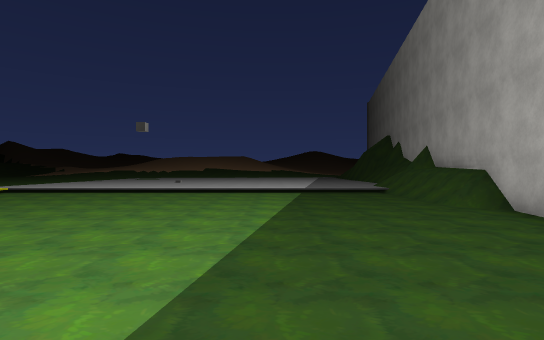
view 1 (above)

18 first-person views from a walk through a Unity game level. The camera is 1.5 m above the floor, looks level and sees 80° across. The floor is counted in squares, 2 m on a side. Each view is taken from the middle of a square. On the plan, view 1 faces up. The plan holds only what a view shows up to about 11 squares ahead; the rest is blank. The place goes on beyond the plan. The player character is not drawn. Some surface patterns are stand-ins.

view 2
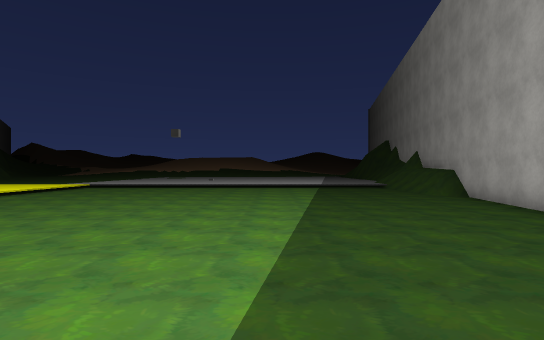

view 3
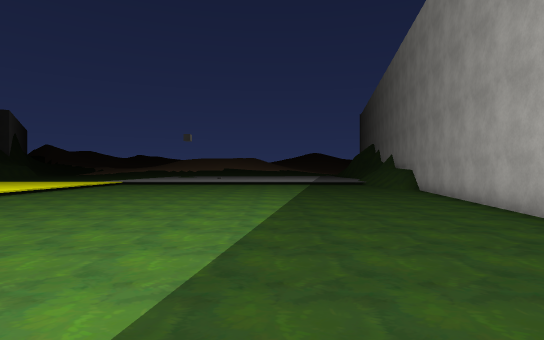

view 4
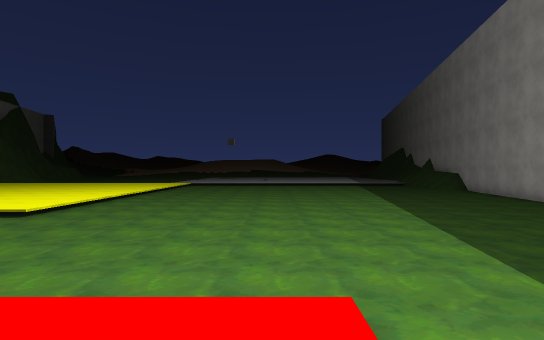

view 5
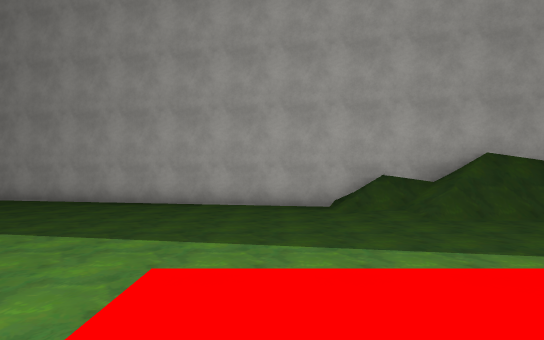

view 6
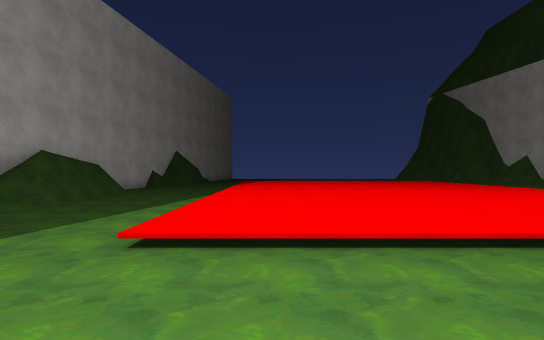

view 7
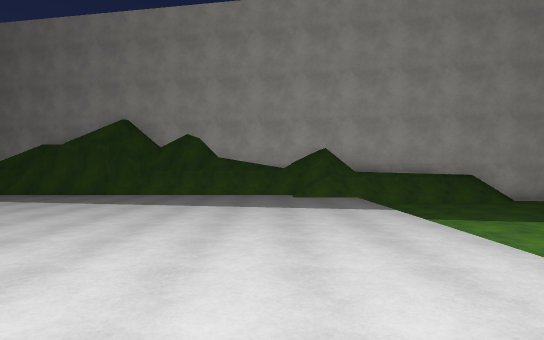

view 8
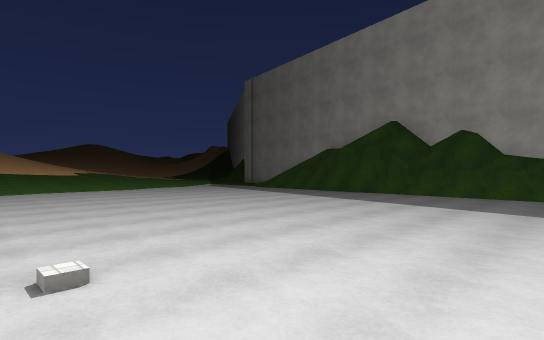

view 9
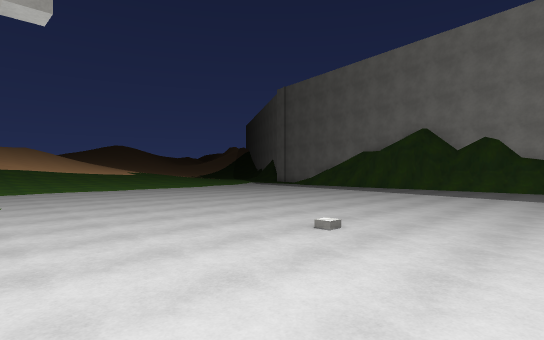

view 10
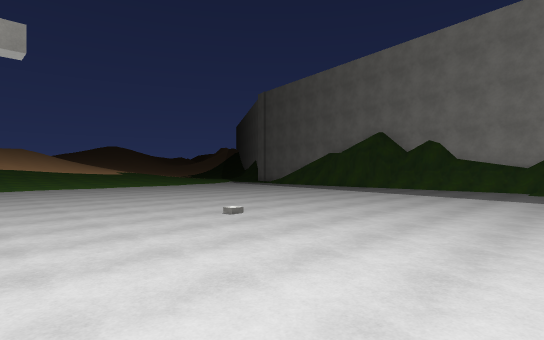

view 11
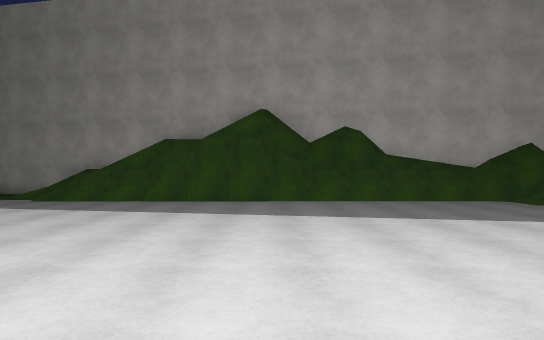

view 12
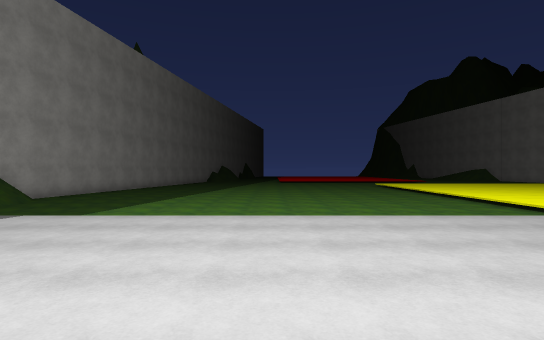

view 13
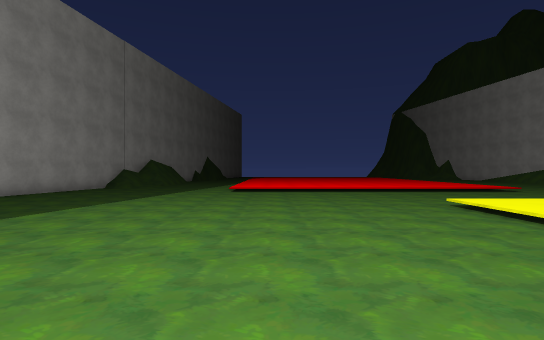

view 14
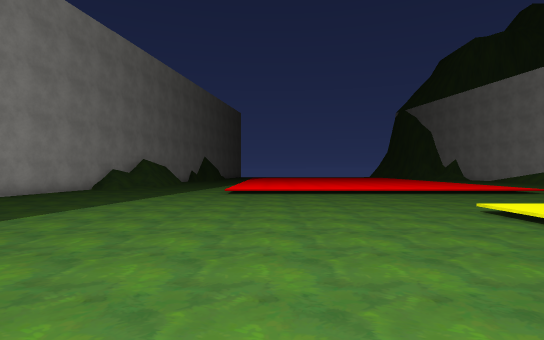

view 15
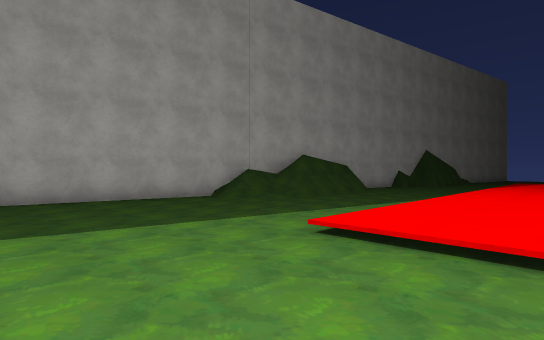

view 16
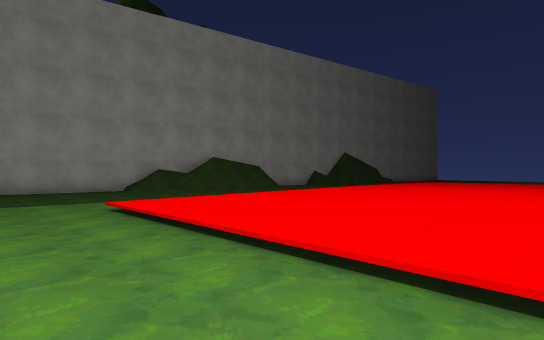

view 17
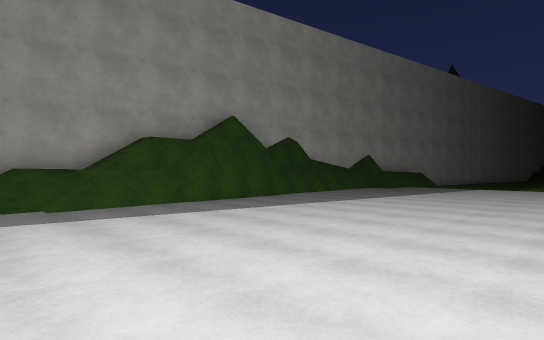

view 18
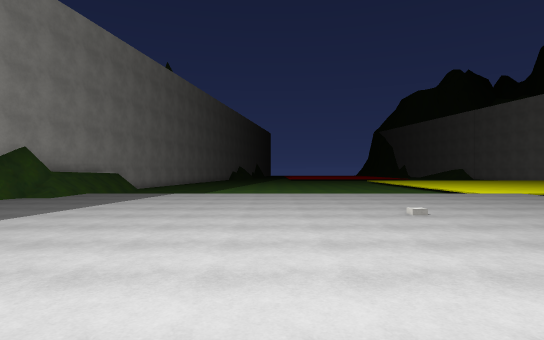

### Floor plan
Key: @ floor where view 1 was taken; # wall or solid block; . main floor; - floor 0.25 m lower than the main floor; / step, stairs or slope; ^ raised ledge; v drop or lower ground; O other object.
Columns run from 14 left of view 1 to 7 right of it. Each row starts with its distance up from view 1.
 25        ...........
 24        ............///
 23        ............///
 22        ............///
 21        ............#/#
 20        ............v/#
 19        ............v/#
 18       .............#v#
 17       ............./##
 16       ............./#
 15       ....O......../#
 14       ............./#
 13      ............../#
 12      ............./##
 11     /............./#
 10     ..------------/#
  9      .------------/#
  8     ..------------/#
  7     ..------------/#
  6    ...-------------#
  5    ...-------------#
  4      .------------##
  3   ....------------#
  2   ....------------#
  1    ...------------#
  0    ...--------@---#
 -1     ..------------#
 -2     //-----------##
 -3    --------------#
 -4   ---------------#
 -5  ----------------#
 -6 -//////////------#
 -7 -..........-----##
 -8     .......-----#
 -9     .......----/#
-10    ........---//#
-11   .........---//#
-12   .........---//#
-13  ..........---/^
-14  ..........---/#

Where each view was taken, in squares from view 1:
view 1: 0 up, 0 right, facing up
view 2: 3 down, 1 left, facing up
view 3: 6 down, 1 left, facing up
view 4: 8 down, 4 left, facing up
view 5: 7 down, 6 left, facing right
view 6: 3 down, 5 left, facing down
view 7: 13 up, 5 left, facing right
view 8: 13 up, 5 left, facing up-right
view 9: 13 up, 8 left, facing up-right
view 10: 11 up, 8 left, facing up-right
view 11: 18 up, 3 left, facing right
view 12: 16 up, 3 left, facing down
view 13: 5 up, 5 left, facing down
view 14: 4 up, 5 left, facing down
view 15: 3 down, 6 left, facing down-right
view 16: 4 down, 10 left, facing down-right
view 17: 25 up, 2 left, facing down-right
view 18: 21 up, 2 left, facing down
